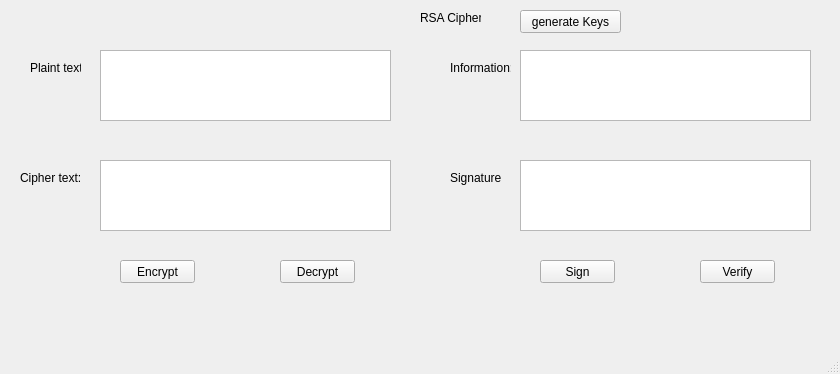
<?xml version="1.0" encoding="UTF-8"?>
<ui version="4.0">
 <class>MainWindow</class>
 <widget class="QMainWindow" name="MainWindow">
  <property name="geometry">
   <rect>
    <x>0</x>
    <y>0</y>
    <width>840</width>
    <height>374</height>
   </rect>
  </property>
  <property name="windowTitle">
   <string>MainWindow</string>
  </property>
  <widget class="QWidget" name="centralwidget">
   <widget class="QLabel" name="label">
    <property name="geometry">
     <rect>
      <x>420</x>
      <y>10</y>
      <width>61</width>
      <height>16</height>
     </rect>
    </property>
    <property name="text">
     <string>RSA Cipher</string>
    </property>
   </widget>
   <widget class="QLabel" name="label_2">
    <property name="geometry">
     <rect>
      <x>30</x>
      <y>60</y>
      <width>51</width>
      <height>16</height>
     </rect>
    </property>
    <property name="text">
     <string>Plaint text:</string>
    </property>
   </widget>
   <widget class="QLabel" name="label_3">
    <property name="geometry">
     <rect>
      <x>20</x>
      <y>170</y>
      <width>61</width>
      <height>16</height>
     </rect>
    </property>
    <property name="text">
     <string>Cipher text:</string>
    </property>
   </widget>
   <widget class="QLabel" name="label_4">
    <property name="geometry">
     <rect>
      <x>450</x>
      <y>60</y>
      <width>61</width>
      <height>16</height>
     </rect>
    </property>
    <property name="text">
     <string>Information:</string>
    </property>
   </widget>
   <widget class="QLabel" name="label_5">
    <property name="geometry">
     <rect>
      <x>450</x>
      <y>170</y>
      <width>51</width>
      <height>16</height>
     </rect>
    </property>
    <property name="text">
     <string>Signature:</string>
    </property>
   </widget>
   <widget class="QPlainTextEdit" name="txt_plaintext">
    <property name="geometry">
     <rect>
      <x>100</x>
      <y>50</y>
      <width>291</width>
      <height>71</height>
     </rect>
    </property>
   </widget>
   <widget class="QPlainTextEdit" name="txt_ciphertext">
    <property name="geometry">
     <rect>
      <x>100</x>
      <y>160</y>
      <width>291</width>
      <height>71</height>
     </rect>
    </property>
   </widget>
   <widget class="QPlainTextEdit" name="txt_infor">
    <property name="geometry">
     <rect>
      <x>520</x>
      <y>50</y>
      <width>291</width>
      <height>71</height>
     </rect>
    </property>
   </widget>
   <widget class="QPlainTextEdit" name="txt_sign">
    <property name="geometry">
     <rect>
      <x>520</x>
      <y>160</y>
      <width>291</width>
      <height>71</height>
     </rect>
    </property>
   </widget>
   <widget class="QPushButton" name="btn_encrypt">
    <property name="geometry">
     <rect>
      <x>120</x>
      <y>260</y>
      <width>75</width>
      <height>23</height>
     </rect>
    </property>
    <property name="text">
     <string>Encrypt</string>
    </property>
   </widget>
   <widget class="QPushButton" name="btn_decrypt">
    <property name="geometry">
     <rect>
      <x>280</x>
      <y>260</y>
      <width>75</width>
      <height>23</height>
     </rect>
    </property>
    <property name="text">
     <string>Decrypt</string>
    </property>
   </widget>
   <widget class="QPushButton" name="btn_sign">
    <property name="geometry">
     <rect>
      <x>540</x>
      <y>260</y>
      <width>75</width>
      <height>23</height>
     </rect>
    </property>
    <property name="text">
     <string>Sign</string>
    </property>
   </widget>
   <widget class="QPushButton" name="btn_verify">
    <property name="geometry">
     <rect>
      <x>700</x>
      <y>260</y>
      <width>75</width>
      <height>23</height>
     </rect>
    </property>
    <property name="text">
     <string>Verify</string>
    </property>
   </widget>
   <widget class="QPushButton" name="pushButton">
    <property name="geometry">
     <rect>
      <x>520</x>
      <y>10</y>
      <width>101</width>
      <height>23</height>
     </rect>
    </property>
    <property name="text">
     <string>generate Keys</string>
    </property>
   </widget>
  </widget>
  <widget class="QMenuBar" name="menubar">
   <property name="geometry">
    <rect>
     <x>0</x>
     <y>0</y>
     <width>840</width>
     <height>21</height>
    </rect>
   </property>
  </widget>
  <widget class="QStatusBar" name="statusbar"/>
 </widget>
 <resources/>
 <connections/>
</ui>
